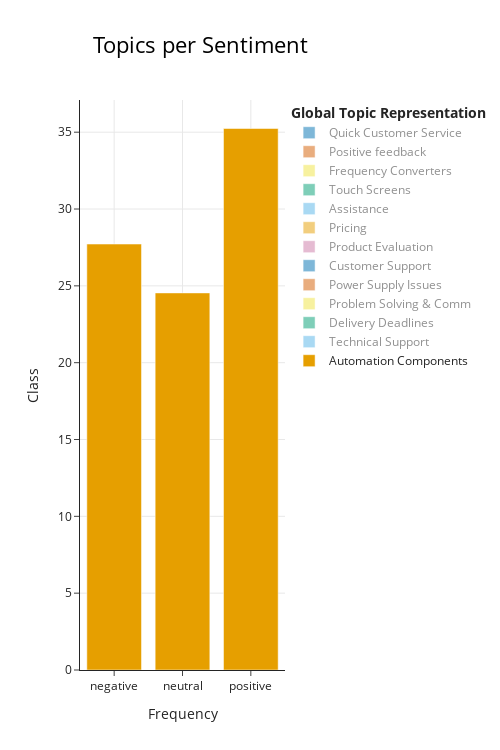

The code cell stored with this chart in its notebook:
### Code cell
fig = create_chart_per_class(df, topic_model_merged, "sentiment_label", 
                             sortedBy="Frequency", 
                             orient="v", 
                             custom_labels=True, 
                             stacked=True,
                             percentage_by="Class",
                             title="Topics per Sentiment", 
                             width=500, height=750
                             )
path_pct = '../data/graphs/Sentiment_Analysis/by_sentiment/repartition_per_topic/global'
save_graph_html(fig, path_pct, "model_merged_per_sentiment_class_pct")
fig

### Figure 1 — Plotly figure (JSON) as saved in the notebook; plotly's stock layout.template omitted (floating-point values rounded to 4 significant figures)
{"data": [{"hoverinfo": "text", "hovertext": ["<b>Topic Automation Components</b><br>Words: technical support, inverters, issues, inverter, siemens<br>Count: 1236<br>Percentage: 27.72%", "<b>Topic Automation Components</b><br>Words: technical support, programmable logic controller, switches, equipment, siemens<br>Count: 1465<br>Percentage: 24.54%", "<b>Topic Automation Components</b><br>Words: technical support, equipment, siemens, switches, switchgear<br>Count: 3449<br>Percentage: 35.24%"], "marker": {"color": "#E69F00"}, "name": "Automation Components", "orientation": "v", "type": "bar", "visible": true, "x": ["negative", "neutral", "positive"], "y": [27.72, 24.54, 35.24]}, {"hoverinfo": "text", "hovertext": ["<b>Topic Technical Support</b><br>Words: technical support, customer service, response time, service, customer<br>Count: 576<br>Percentage: 12.92%", "<b>Topic Technical Support</b><br>Words: response time, technical support, professionalism, technicians, responses<br>Count: 1677<br>Percentage: 28.1%", "<b>Topic Technical Support</b><br>Words: technical support, technicians, technician, technical, customer service<br>Count: 2533<br>Percentage: 25.88%"], "marker": {"color": "#56B4E9"}, "name": "Technical Support", "orientation": "v", "type": "bar", "visible": "legendonly", "x": ["negative", "neutral", "positive"], "y": [12.92, 28.1, 25.88]}, {"hoverinfo": "text", "hovertext": ["<b>Topic Delivery Deadlines</b><br>Words: delivery time, deliveries, delivery date, delivery, orders<br>Count: 1105<br>Percentage: 11.29%", "<b>Topic Delivery Deadlines</b><br>Words: delivery time, deliveries, delivery date, delivery, shipments<br>Count: 1213<br>Percentage: 20.32%", "<b>Topic Delivery Deadlines</b><br>Words: delivery time, delivery date, deliveries, delivery, delays<br>Count: 1726<br>Percentage: 38.71%"], "marker": {"color": "#009E73"}, "name": "Delivery Deadlines", "orientation": "v", "type": "bar", "visible": "legendonly", "x": ["positive", "neutral", "negative"], "y": [11.29, 20.32, 38.71]}, {"hoverinfo": "text", "hovertext": ["<b>Topic Problem Solving & Comm</b><br>Words: answered, answers, respond, questions, replies<br>Count: 82<br>Percentage: 1.84%", "<b>Topic Problem Solving & Comm</b><br>Words: answers, answered, answer, question, response<br>Count: 464<br>Percentage: 7.77%", "<b>Topic Problem Solving & Comm</b><br>Words: answered, answers, quick response, precise, response<br>Count: 533<br>Percentage: 5.45%"], "marker": {"color": "#F0E442"}, "name": "Problem Solving & Comm", "orientation": "v", "type": "bar", "visible": "legendonly", "x": ["negative", "neutral", "positive"], "y": [1.84, 7.77, 5.45]}, {"hoverinfo": "text", "hovertext": ["<b>Topic Power Supply Issues</b><br>Words: ups, uninterruptible power supply, technical support, troubleshooting, power supply<br>Count: 313<br>Percentage: 7.02%", "<b>Topic Power Supply Issues</b><br>Words: ups, warranty, battery, apc, repair<br>Count: 335<br>Percentage: 5.61%", "<b>Topic Power Supply Issues</b><br>Words: ups, uninterruptible power supply, reliability, technical support, faults<br>Count: 337<br>Percentage: 3.44%"], "marker": {"color": "#D55E00"}, "name": "Power Supply Issues", "orientation": "v", "type": "bar", "visible": "legendonly", "x": ["negative", "neutral", "positive"], "y": [7.02, 5.61, 3.44]}, {"hoverinfo": "text", "hovertext": ["<b>Topic Customer Support</b><br>Words: technical support, support, reliable, customer service, reliability<br>Count: 53<br>Percentage: 1.19%", "<b>Topic Customer Support</b><br>Words: technical support, products, sales, cooperation, quality<br>Count: 156<br>Percentage: 2.61%", "<b>Topic Customer Support</b><br>Words: technical support, quality, reliable, technical service, availability<br>Count: 616<br>Percentage: 6.29%"], "marker": {"color": "#0072B2"}, "name": "Customer Support", "orientation": "v", "type": "bar", "visible": "legendonly", "x": ["negative", "neutral", "positive"], "y": [1.19, 2.61, 6.29]}, {"hoverinfo": "text", "hovertext": ["<b>Topic Product Evaluation</b><br>Words: rating, rate, quality, feedback, performance<br>Count: 128<br>Percentage: 2.87%", "<b>Topic Product Evaluation</b><br>Words: pricing, rating, quality, priced, sales<br>Count: 154<br>Percentage: 2.58%", "<b>Topic Product Evaluation</b><br>Words: rating, quality, performance, reliability, reliable<br>Count: 425<br>Percentage: 4.34%"], "marker": {"color": "#CC79A7"}, "name": "Product Evaluation", "orientation": "v", "type": "bar", "visible": "legendonly", "x": ["negative", "neutral", "positive"], "y": [2.87, 2.58, 4.34]}, {"hoverinfo": "text", "hovertext": ["<b>Topic Pricing</b><br>Words: pricing, invoices, invoice, discounts, buyer<br>Count: 129<br>Percentage: 1.32%", "<b>Topic Pricing</b><br>Words: pricing, discount, prices, orders, invoicing<br>Count: 171<br>Percentage: 3.83%", "<b>Topic Pricing</b><br>Words: invoices, invoice, bid, quotations, pricing<br>Count: 219<br>Percentage: 3.67%"], "marker": {"color": "#E69F00"}, "name": "Pricing", "orientation": "v", "type": "bar", "visible": "legendonly", "x": ["positive", "negative", "neutral"], "y": [1.32, 3.83, 3.67]}, {"hoverinfo": "text", "hovertext": ["<b>Topic Assistance</b><br>Words: feedback, response time, delays, delayed, timely<br>Count: 25<br>Percentage: 0.56%", "<b>Topic Assistance</b><br>Words: responsiveness, responsive, feedback, resolution, adequate<br>Count: 84<br>Percentage: 1.41%", "<b>Topic Assistance</b><br>Words: advice, competently, competent, quickly, feedback<br>Count: 243<br>Percentage: 2.48%"], "marker": {"color": "#56B4E9"}, "name": "Assistance", "orientation": "v", "type": "bar", "visible": "legendonly", "x": ["negative", "neutral", "positive"], "y": [0.56, 1.41, 2.48]}, {"hoverinfo": "text", "hovertext": ["<b>Topic Touch Screens</b><br>Words: touch panel, touch screen, touch, panel, manufacturers<br>Count: 75<br>Percentage: 0.77%", "<b>Topic Touch Screens</b><br>Words: touch panel, touch screen, touch, repair, siemens<br>Count: 93<br>Percentage: 2.09%", "<b>Topic Touch Screens</b><br>Words: manufacturers, touch panel, siemens, manufacturer, gp4501<br>Count: 120<br>Percentage: 2.01%"], "marker": {"color": "#009E73"}, "name": "Touch Screens", "orientation": "v", "type": "bar", "visible": "legendonly", "x": ["positive", "negative", "neutral"], "y": [0.77, 2.09, 2.01]}, {"hoverinfo": "text", "hovertext": ["<b>Topic Frequency Converters</b><br>Words: frequency converters, converters, frequency, hz, converter<br>Count: 37<br>Percentage: 0.62%", "<b>Topic Frequency Converters</b><br>Words: frequency converters, converters, converter, frequency, technical support<br>Count: 56<br>Percentage: 1.26%", "<b>Topic Frequency Converters</b><br>Words: frequency converters, technical support, customer support, customer service, contactors<br>Count: 149<br>Percentage: 1.52%"], "marker": {"color": "#F0E442"}, "name": "Frequency Converters", "orientation": "v", "type": "bar", "visible": "legendonly", "x": ["neutral", "negative", "positive"], "y": [0.62, 1.26, 1.52]}, {"hoverinfo": "text", "hovertext": ["<b>Topic Positive feedback</b><br>Words: service, welcome, excellent, appreciate, helpful<br>Count: 134<br>Percentage: 1.37%"], "marker": {"color": "#D55E00"}, "name": "Positive feedback", "orientation": "v", "type": "bar", "visible": "legendonly", "x": ["positive"], "y": [1.37]}, {"hoverinfo": "text", "hovertext": ["<b>Topic Quick Customer Service</b><br>Words: quick response, quick, response, reply, short<br>Count: 45<br>Percentage: 0.75%", "<b>Topic Quick Customer Service</b><br>Words: quick response, quick, response, quicker, speedy<br>Count: 58<br>Percentage: 0.59%"], "marker": {"color": "#0072B2"}, "name": "Quick Customer Service", "orientation": "v", "type": "bar", "visible": "legendonly", "x": ["neutral", "positive"], "y": [0.75, 0.59]}], "layout": {"barmode": "stack", "height": 750, "hoverlabel": {"bgcolor": "white", "font": {"family": "Rockwell", "size": 16}}, "legend": {"title": {"text": "<b>Global Topic Representation"}}, "title": {"font": {"color": "Black", "size": 22}, "text": "Topics per Sentiment", "x": 0.4, "xanchor": "center", "y": 0.95, "yanchor": "top"}, "width": 500, "xaxis": {"showgrid": true, "title": {"text": "Frequency"}}, "yaxis": {"showgrid": true, "title": {"text": "Class"}}}}
